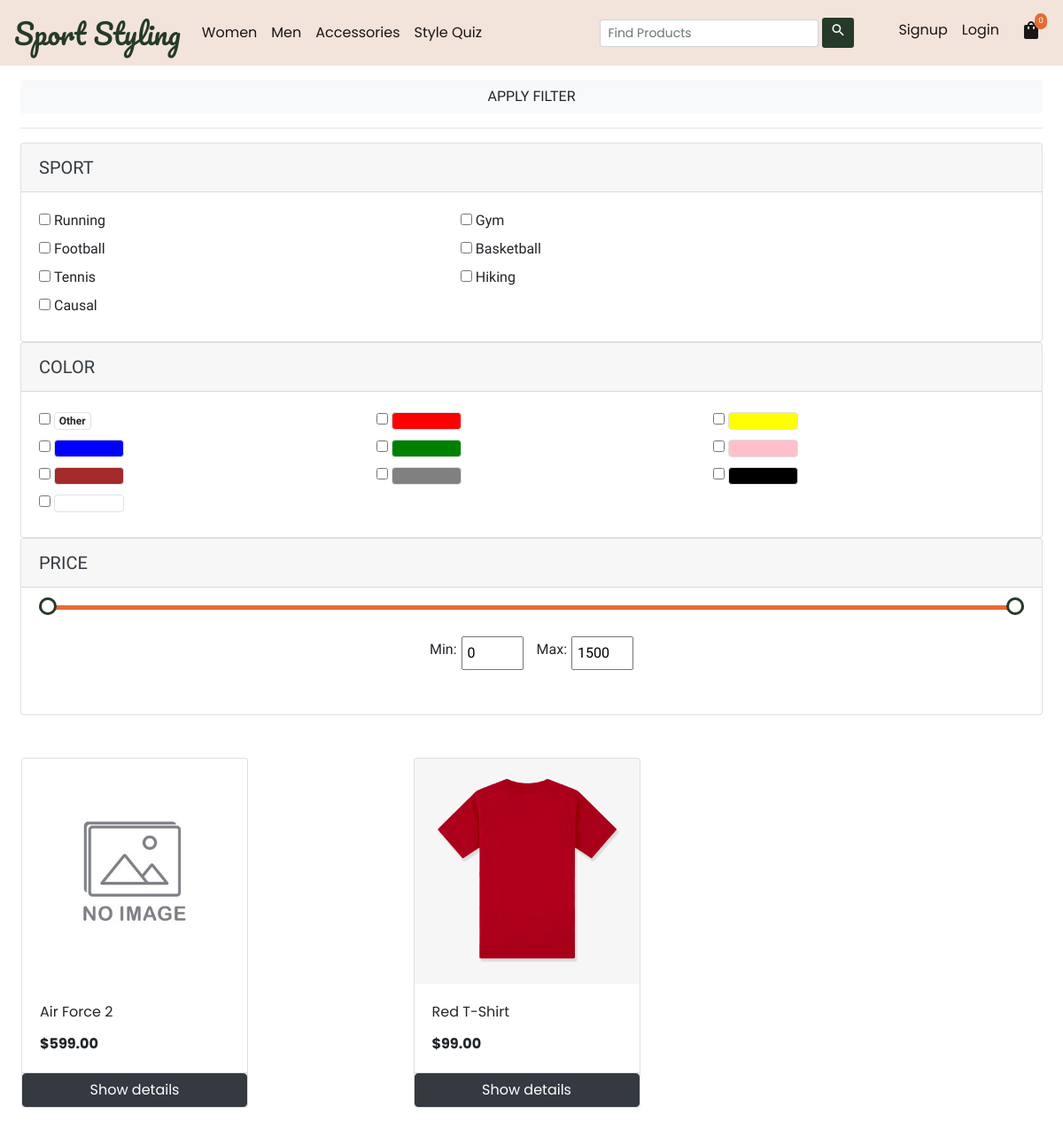
The page /products/0/ on the database its author committed.
### store/models/sport.py (models this page shows, shortened)
class Sport(models.Model):
    name= models.CharField(max_length=50)
    @staticmethod
    def get_all_sports():
        return Sport.objects.all()

### store/models/color.py (models this page shows, shortened)
class Color(models.Model):
    name= models.CharField(max_length=50)
    @staticmethod
    def get_all_colors():
        return Color.objects.all()

### store/models/producttype.py (models this page shows, shortened)
class ProductType(models.Model):
    name = models.CharField(max_length=60)
    price= models.DecimalField(max_digits=6, decimal_places=2, default=99.00)
    description= models.TextField(blank=True, null=True)
    image= models.ImageField(upload_to='uploads/products/', default='image/noimage.jpeg')
    category= models.ForeignKey(Category, on_delete=models.CASCADE, default=1)
    sport= models.ForeignKey(Sport, on_delete=models.CASCADE, default=1)
    color= models.ForeignKey(Color, on_delete=models.CASCADE, default=1)
    @staticmethod
    def get_all_products():
        return ProductType.objects.all()
    @staticmethod
    def get_all_products_by_categoryid(category_id):
        if category_id:
            return ProductType.objects.filter(category=category_id)
        elif category_id == 0:
            return ProductType.get_all_products()
        else:
            return ProductType.get_all_products()

### store/views/store.py (the view, shortened to what this page needs)
# urls.py: path('products/<int:cat_pk>/', store_undercat, name='store_undercat'),
def store_undercat(request, cat_pk):
    cart = request.session.get('cart')
    if not cart:
        request.session['cart'] = {}
    data = {}
    if cat_pk != 0:
        cat_pk = Category.objects.get(id=cat_pk)
        data['cat_pk'] = cat_pk.id
    products = ProductType.get_all_products_by_categoryid(cat_pk)
    super_categories = SuperCategory.objects.all()
    categories = Category.get_all_categories()
    colors = Color.get_all_colors()
    sports = Sport.get_all_sports()
    data['products'] = products
    data['super_categories'] = super_categories
    data['categories'] = categories
    data['colors'] = colors
    data['sports'] = sports
    if request.method == 'POST':
        spo = {}
        spo_products = ProductType.objects.none()
        sportFlag = []
        for sport in sports:
            sportPOST = request.POST.get(f'sport_{sport.id}')
            if sportPOST:
                spo[sport.id] = ProductType.get_all_products_by_sportid(int(sportPOST))
                spo_products |= spo[sport.id]
                sportFlag.append(True)
            else:
                sportFlag.append(False)
        col = {}
        col_products = ProductType.objects.none()
        colorFlag = []
        for color in colors:
            colorPOST = request.POST.get(f'color_{color.id}')
            if colorPOST:
                col[color.id] = ProductType.get_all_products_by_colorid(int(colorPOST))
                col_products |= col[color.id]
                colorFlag.append(True)
            else:
                colorFlag.append(False)
        if any(sportFlag) and any(colorFlag):
            tmp = col_products.intersection(spo_products)
            products = products.intersection(tmp)
        elif any(sportFlag) and not any(colorFlag):
            products = products.intersection(spo_products)
        elif any(colorFlag) and not any(sportFlag):
            products = products.intersection(col_products)
        else:
            products = ProductType.get_all_products_by_categoryid(cat_pk)
        minPrice = request.POST.get('min')
        maxPrice = request.POST.get('max')
        pri = ProductType.objects.filter(price__range=(minPrice, maxPrice))
        products = pri.intersection(products)
        data['products'] = products
    elif request.method == 'GET':
        keyword = request.GET.get('search')
    print('You are: ', request.session.get('email'))
    return render(request, 'products.html', data)

### store/models/category.py (called while the page is built)
    @staticmethod
    def get_all_categories():
        return Category.objects.all()

### store/templates/products.html (shortened to what this page needs)
{% extends 'base.html' %}
{% block content %}
{% load humanize %}
{% load cart %}
{% load custom_filter %}
{% load static %}
<div class="container-fluid mt-3 ">
	<div class="row">
		<div id="accordion" class="ml-2 mr-2 col-sm mb-5"
		 style="font-family:'PT Sans Narrow', Geneva, Verdana, sans-serif;">
		 <form action="{{request.path}}" class="" method="post" id="filterform">
			<input type="submit" class="btn btn-block btn-light" value="APPLY FILTER">
			<hr>
			<div class="card">
				<div class="card-header">
				  <a class="collapsed card-link lead text-dark" data-toggle="collapse" href="#collapseOne">
					SPORT
				  </a>
				</div>
				<div id="collapseOne" class="collapse show" data-parent="#accordion">
				  <div class="card-body">
					<div class="row">
					  {% for sport in sports %}
					  <div class="col-5">
						<input type="Checkbox" name="sport_{{sport.id}}" value="{{sport.id}}" id="sport_{{sport.id}}">
						<label>{{sport.name}}</label>
						</div>
					  {% endfor %}
					</div>
				  </div>
				</div>
			  </div>
			<div class="card">
			  <div class="card-header">
				<a class="card-link lead text-dark" data-toggle="collapse" href="#collapseTwo">
				  COLOR
				</a>
			  </div>
			  <div id="collapseTwo" class="collapse show" data-parent="#accordion">
				<div class="card-body">
					<div class="row">
					{% for color in colors %}
					<div class="col-4">
						<input type="Checkbox" name="color_{{color.id}}" value="{{color.id}}">
						{% if color.id == 1 %}
							<label
							class="badge border text-white-0"
							title="{{color.name}}">Other</label>
						{% else %}
							<label
								class="badge border text-white-0"
								style="background-color:{{ color.name }}"
								title="{{color.name}}">&emsp;&emsp;&emsp;&emsp;&emsp;&ensp;</label>
						{% endif %}
					</div>
					{% endfor %}
					</div>
				</div>
			  </div>
			</div>
			<div class="card">
			  <div class="card-header">
				<a class="collapsed card-link lead text-dark" data-toggle="collapse" href="#collapseThree">
				  PRICE
				</a>
			  </div>
			  <div id="collapseThree" class="collapse show" data-parent="#accordion">
				<div class="card-body">
					<div class="range">
						<div class="range-slider">
						  <span class="range-selected"></span>
						</div>
						<div class="range-price">
							<label for="min">Min:</label>
							<input type="number" name="min" value="0">
							<label for="max">Max:</label>
							<input type="number" name="max" value="1500">
						</div>
					  </div>
				</div>
			  </div>
			</div>
		  </div>
		<div id='products' class="col-lg-9 ml-4 mr-auto">
			<div class="row mr-auto">
				{% for product in products %}
					<div class="card mr-auto mb-3" id={{product.id}} style="width: 16rem;">
						<a href="/product_detail/{{product.id}}">
						<img class="card-img-top" src="{{product.image.url}}" alt="Card image cap">
						</a>
						<div class="card-body">
							<p class="card-title">{{ product.name | title }}</p>
							<p class="card-text"><b>${{ product.price | intcomma }}</b></p>
						</div>
						<div class="card-footer p-0 no-gutters">
							<a class="text-center col btn btn-dark text-white"
							href="/product_detail/{{product.id}}" role="button">
							Show details
							</a>
						</div>
					</div>
				{% endfor %}
			</div>
		</div>
	</div>
</div>
{% endblock %}

### store/templates/base.html (shortened to what this page needs)
{% load static %}
{% load humanize %}
<!doctype html>
<html lang="en">
<head>
  <link rel="stylesheet" href="{% static 'css/eshop.css' %}">
  <link rel="stylesheet" href="https://maxcdn.bootstrapcdn.com/bootstrap/4.0.0/css/bootstrap.min.css"
>
</head>
<body>
<nav class="
  navbar navbar-light
  sticky-top navbar
  navbar-expand-lg
  text-white">
    <a class="navbar-brand ms-3"
      style="font-family:'Pacifico', sans-serif; font-size: 200%; color: #263A29;"
      href="{% url 'home' %}">
      Sport Styling
    </a>
    <div class="collapse navbar-collapse"
    style="font-family: 'Poppins', sans-serif;" id="navbarSupportedContent">
      <ul class="navbar-nav mr-auto">
        <li class="nav-item dropdown active">
          <a class="nav-link dropdown" data-toggle="dropdown" href="#">Women</a>
        </li>
        <li class="nav-item dropdown active">
          <a class="nav-link dropdown" data-toggle="dropdown" href="#">Men</a>
        </li>
        <li class="nav-item dropdown active">
          <a class="nav-link dropdown" data-toggle="dropdown" href="#">Accessories</a>
        </li>
        <li class="nav-item dropdown active">
          <a class="nav-link" href="{% url 'stylequiz' %}">Style Quiz</a>
        </li>
      </ul>
      <form class="form-inline my-3 my-lg-0 ml-auto" action="{% url 'store_undercat' cat_pk=0 %}">
        <input class="form-control form-control-sm mr-1 w-75" type="text" placeholder="Find Products" name="search">
        <button class="btn btn-sm themebg3" type="submit">
          <span class="material-icons md-18 md-light">search</span>
        </button>
      </form>
      <ul class="navbar-nav my-3 my-lg-0">
        {% if request.session.customer %}
        <li class="nav-item active">
          <a class="nav-link" href="/orders">Orders<span class="sr-only">(current)</span></a>
        </li>
        <li class="nav-item active">
          <a class="nav-link" href="/logout">Logout<span class="sr-only">(current)</span></a>
        </li>
        {% else %}
        <li class="nav-item active">
          <a class="nav-link" href="/signup">Signup<span class="sr-only">(current)</span></a>
        </li>
        <li class="nav-item active">
          <a class="nav-link" href="/login">Login<span class="sr-only">(current)</span></a>
        </li>
        {% endif %}
        <li class="nav-item active pl-2">
          <a class="nav-link" href="/cart">
            <span class="material-icons md-24 item">shopping_bag</span>
            <span class="notify-badge text-white themebg4">{{request.session.cart.keys|length}}</span>
            <span class="sr-only">(current)</span></a>
        </li>
      </ul>
    </div>
  </nav>
  {% block content %}{% endblock %}
</body>
</html>

### store/static/css/eshop.css (style rules this page uses)
nav { background-color: #F2E3DB; }
body { font-family: 'Poppins', sans-serif; font-size: 100%; }
#products { font-family: 'Poppins', sans-serif; font-size: 100%; }
.themebg3 { background-color: #263A29; }
.themebg4 { background-color: #E86A33; }
.material-icons { font-family: 'Material Icons'; font-weight: normal; font-style: normal; font-size: 24px; display: inline-block; line-height: 1; text-transform: none; letter-spacing: normal; word-wrap: normal; white-space: nowrap; direction: ltr; -webkit-font-smoothing: antialiased; text-rendering: optimizeLegibility; -moz-osx-font-smoothing: grayscale; font-feature-settings: 'liga'; }
.material-icons.md-18 { font-size: 18px; }
.material-icons.md-24 { font-size: 24px; }
.material-icons.md-light { color: rgba(255, 255, 255, 1); }
.item { position:relative; padding-top:0px; display:inline-block; }
.notify-badge { position: absolute; right:18px; top:15px; background:#E86A33; text-align: center; border-radius: 20px 20px 20px 20px; color:white; padding:2px 4px; font-size:9px; }
.range-slider { height: 5px; position: relative; background-color: #e1e9f6; border-radius: 2px; }
.range-selected { height: 100%; left: 0%; right: 0%; position: absolute; border-radius: 5px; background-color: #E86A33; }
.range-price { margin: 30px 0; width: 100%; display: flex; justify-content: center; align-items: center; }
.range-price label { margin-right: 5px; }
.range-price input { width: 70px; padding: 5px; }
.range-price input:first-of-type { margin-right: 15px; }

### rows shown on the page
Sport: name "Running"
Sport: name "Gym"
Sport: name "Football"
Sport: name "Basketball"
Sport: name "Tennis"
Sport: name "Hiking"
Sport: name "Causal"
ProductType: {{ product.id }} 1 (drawn), image (placeholder picture), name "Air Force 2", price "599.00"
ProductType: image (picture), name "Red T-Shirt", price "99.00"

### other values the page prints
{{ request.session.cart.keys|length }} "0"
